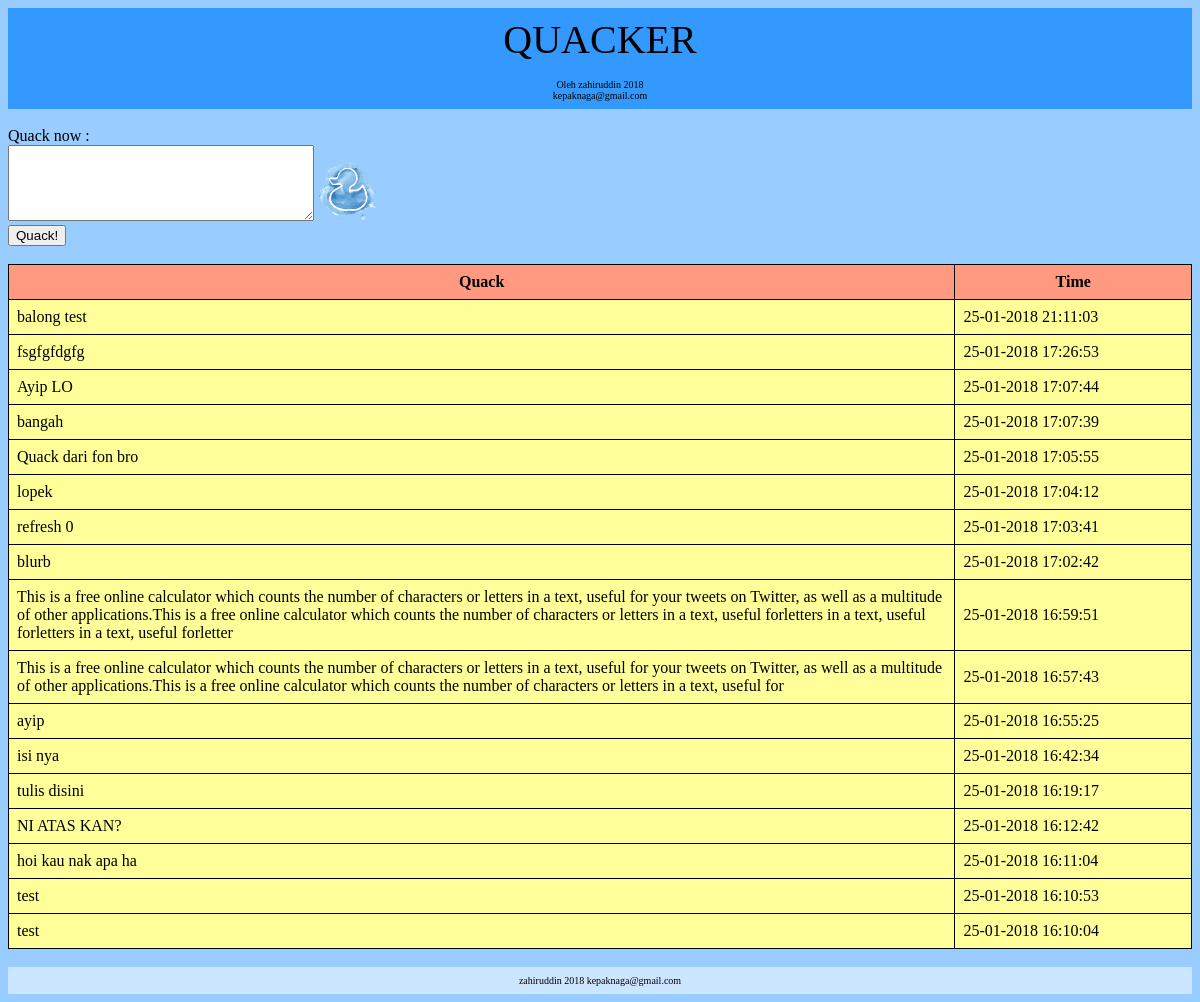
Screenshot of /main.php with the database file from the repository.
### tables this page shows
CREATE TABLE `quacker` (
  `id` int(11) NOT NULL,
  `Quack` varchar(340) NOT NULL,
  `Waktu` varchar(50) NOT NULL
);

### main.php (the view, shortened to what this page needs)
<!DOCTYPE html>
<head>
<link rel="stylesheet" href="styles.css">
</head>
<body>
<header>
QUACKER
</header>
<nav>
Oleh zahiruddin 2018<br>
kepaknaga@gmail.com
</nav>
<form action="insert.php" method="post">
	<br/>
	Quack now :
	<br/>
	<textarea name="tquack" style="width:300px; height:70px;" maxlength="340"></textarea>
	<img src='duck.png' width='60px' height='60px'>
	<br/>
	<input type="submit" name="Insert" value="Quack!">
</form>
<br>
<center>
	<table>
		<tr><th>Quack</th><th>Time</th></tr>
		<?php
			$con = mysql_connect('localhost','root','norzain');
			$query = "SELECT * FROM quacker ORDER BY id DESC";
			$result = mysql_query($query,$con);
			while($row = mysql_fetch_array($result)){
				echo "</td><td>".$row["Quack"]."</td><td>".$row["Waktu"]."</td></tr>";
			}
		?>
	</table>
</center>
<br>
<footer>
zahiruddin 2018 kepaknaga@gmail.com
</footer>
</body>
</html>

### styles.css (style rules this page uses)
body { background-color: #99ccff; font-family: "Verdana", serif; }
header { font-size: 40px; text-align: center; background-color: #3399ff; padding: 8px 8px; }
nav { font-size: 10px; text-align: center; background-color: #3399ff; padding: 8px 8px; }
table { width: 100%; border-collapse: collapse; }
th { width: 20%; border: 1px solid black; padding: 8px 8px; background-color: #ff9980; }
td { width: 80%; border: 1px solid black; padding: 8px 8px; background-color: #ffff99; }
footer { font-size: 10px; text-align: center; background-color: #cce6ff; padding: 8px 8px; }

### rows the page displays
quacker: Quack "balong test", Waktu "25-01-2018 21:11:03"
quacker: Quack "fsgfgfdgfg", Waktu "25-01-2018 17:26:53"
quacker: Quack "Ayip LO", Waktu "25-01-2018 17:07:44"
quacker: Quack "bangah", Waktu "25-01-2018 17:07:39"
quacker: Quack "Quack dari fon bro", Waktu "25-01-2018 17:05:55"
quacker: Quack "lopek", Waktu "25-01-2018 17:04:12"
quacker: Quack "refresh 0", Waktu "25-01-2018 17:03:41"
quacker: Quack "blurb", Waktu "25-01-2018 17:02:42"
quacker: Quack "This is a free online calculator which counts the number of characters or letters in a text, useful for your tweets on Twitter, as well as a multitude of other applications.This is a free online calculator which counts the number of characters or letters in a text, useful forletters in a text, useful forletters in a text, useful forletter", Waktu "25-01-2018 16:59:51"
quacker: Quack "This is a free online calculator which counts the number of characters or letters in a text, useful for your tweets on Twitter, as well as a multitude of other applications.This is a free online calculator which counts the number of characters or letters in a text, useful for", Waktu "25-01-2018 16:57:43"
quacker: Quack "ayip", Waktu "25-01-2018 16:55:25"
quacker: Quack "isi nya", Waktu "25-01-2018 16:42:34"
quacker: Quack "tulis disini", Waktu "25-01-2018 16:19:17"
quacker: Quack "NI ATAS KAN?", Waktu "25-01-2018 16:12:42"
quacker: Quack "hoi kau nak apa ha", Waktu "25-01-2018 16:11:04"
quacker: Quack "test", Waktu "25-01-2018 16:10:53"
quacker: Quack "test", Waktu "25-01-2018 16:10:04"
